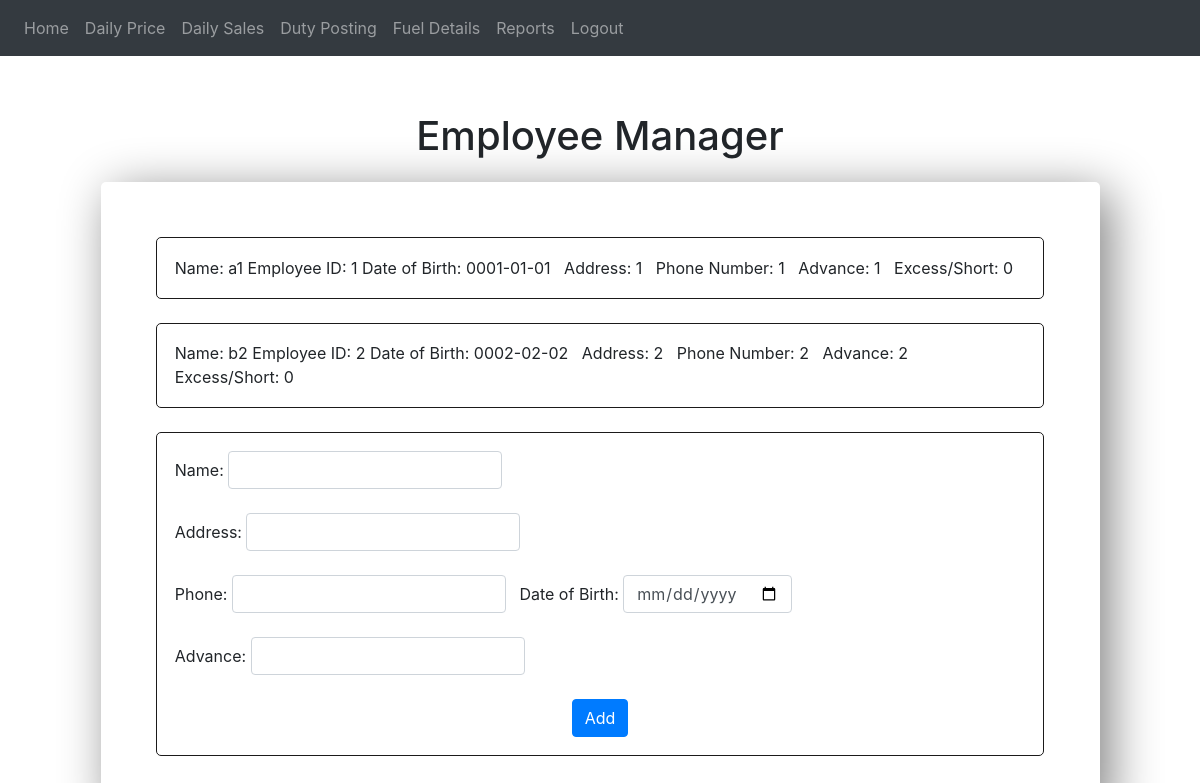
The page /employeemanager (signed in) on the database as committed earlier.
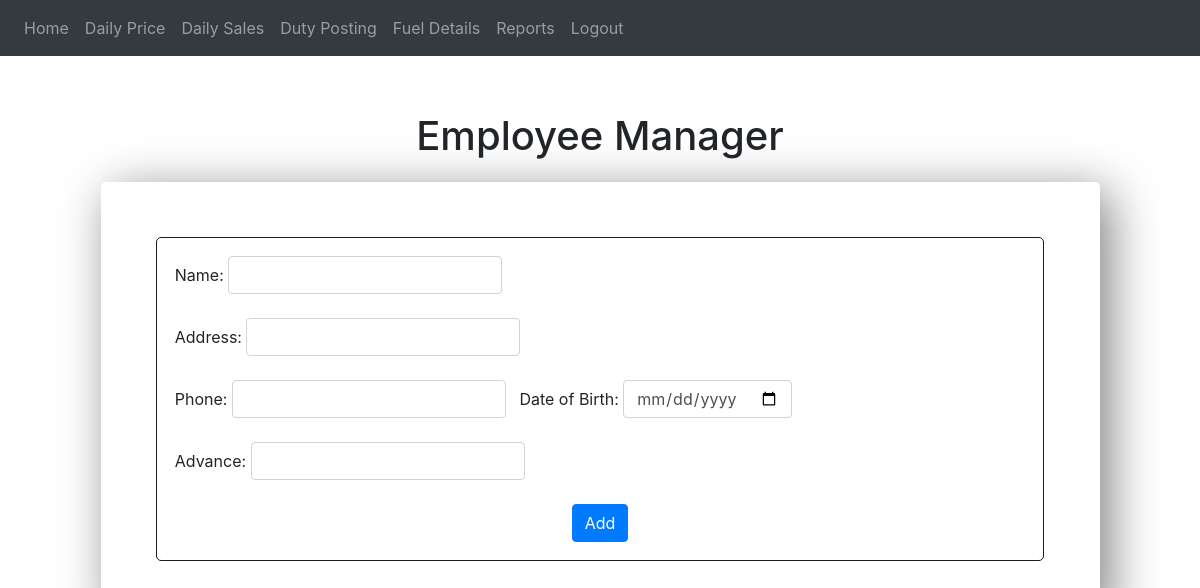
The same page on the database as committed later.
### website/models.py (models this page shows)
class employee(db.Model):
    emp_id = db.Column(db.Integer, primary_key = True)
    name = db.Column(db.String(150))
    dob = db.Column(db.Date)
    address = db.Column(db.String(300))
    phone = db.Column(db.String(150))
    emp_id_sales = db.relationship('sales')
    emp_id_duty = db.relationship('duty_posting')
    excess_short = db.Column(db.Float)
    advance = db.Column(db.Integer)

### website/views.py (the view, shortened to what this page needs)
@views.route('/employeemanager', methods=['GET','POST'])
@login_required
def employeemanager():
    name = request.form.get("name")
    dob = request.form.get("dob")
    address = request.form.get("address")
    phone = request.form.get("phone")
    advance = request.form.get("advance")
    employees = employee.query.all()
    return render_template("employeemanager.html", user=current_user, employees = employees)

### website/templates/employeemanager.html (shortened to what this page needs)
{% extends 'base.html' %}
{% block content %}
<h1 align="center" style="margin-top: 5%;">Employee Manager</h1>
<div
      style="margin: 5%; margin-top: 2%; border: black 2px; padding: 5%; border-radius: 5px; box-shadow: 10px 10px 50px grey">
      {% for employee in employees  %}
      <div style="border: solid rgb(27, 26, 26) 1px; border-radius: 5px; padding: 2%;">
            Name:&nbsp;{{employee.name}}
            Employee ID:&nbsp;{{employee.emp_id}}
            Date of Birth:&nbsp;{{employee.dob}}&nbsp;&nbsp;
            Address:&nbsp;{{employee.address}}&nbsp;&nbsp;
            Phone Number:&nbsp;{{employee.phone}}&nbsp;&nbsp;
            Advance:&nbsp;{{employee.advance}}&nbsp;&nbsp;
            Excess/Short:&nbsp;{{employee.excess_short}}&nbsp;&nbsp;
      </div>
      <br>
      {% endfor %}
      <div style="border: solid rgb(27, 26, 26) 1px; border-radius: 5px; padding: 2%;">
            <form method="POST">
                  <div class="form-inline">
            Name:&nbsp;<input type="text" class="form-control" id="name" name="name">&nbsp;&nbsp;
            </div>
            <br>
            <div class="form-inline">
            Address:&nbsp;<input type="textarea" class="form-control" id="address" name="address">&nbsp;&nbsp;
      </div><br><div class="form-inline">
            Phone:&nbsp;<input type="text" class="form-control" id="phone" name="phone">&nbsp;&nbsp;
            Date of Birth:&nbsp;<input type="date" class="form-control" id="dob" name="dob">&nbsp;&nbsp;
      </div><br><div class="form-inline">
            Advance:&nbsp;<input type="text" class="form-control" id="advance" name="advance">&nbsp;&nbsp;
            </div>
            <br>
            <div align="center">
            <button type="submit" class="btn btn-primary">Add</button>
            </div></form>
      </div>
</div>
{% endblock %}

### website/templates/base.html (shortened to what this page needs)
<!DOCTYPE html>
<html>
<head>
  <link rel="stylesheet" href="https://stackpath.bootstrapcdn.com/bootstrap/4.4.1/css/bootstrap.min.css"
 />
  <link rel="stylesheet" href="https://stackpath.bootstrapcdn.com/font-awesome/4.7.0/css/font-awesome.min.css"
 />
</head>
<body>
  <nav class="navbar navbar-expand-lg navbar-dark bg-dark">
    <div class="collapse navbar-collapse" id="navbar">
      <div class="navbar-nav">
        {% if user.is_authenticated %}
       <a class="nav-item nav-link" id="home" href="/">Home</a>
       {% if user.user_id=="manager" %}
            <a class="nav-item nav-link" id="dailyprice" href="/dailyprice">Daily Price</a>
            <a class="nav-item nav-link" id="dailysales" href="/dailysales">Daily Sales</a>
            <a class="nav-item nav-link" id="dutyposting" href="/dutyposting">Duty Posting</a>
            <a class="nav-item nav-link" id="fueldetails" href="/fueldetails">Fuel Details</a>
            <a class="nav-item nav-link" id="reports" href="/reports">Reports</a>
            <a class="nav-item nav-link" id="logout" href="/logout" style="float: right;">Logout</a>
       {% endif %}
        {% else %}
        <a class="nav-item nav-link" id="manlogin" href="/login">Login</a>
        {% endif %}
      </div>
  </nav>
  <div class="container-sm">
    {% block content %}
    {% endblock %}
  </div>
</body>
</html>

Rows that differ between the two databases and show on the page:
removed employee: name "a1", emp_id "1", dob "0001-01-01", address "1", phone "1", advance "1", excess_short "0"
removed employee: name "b2", emp_id "2", dob "0002-02-02", address "2", phone "2", advance "2", excess_short "0"
